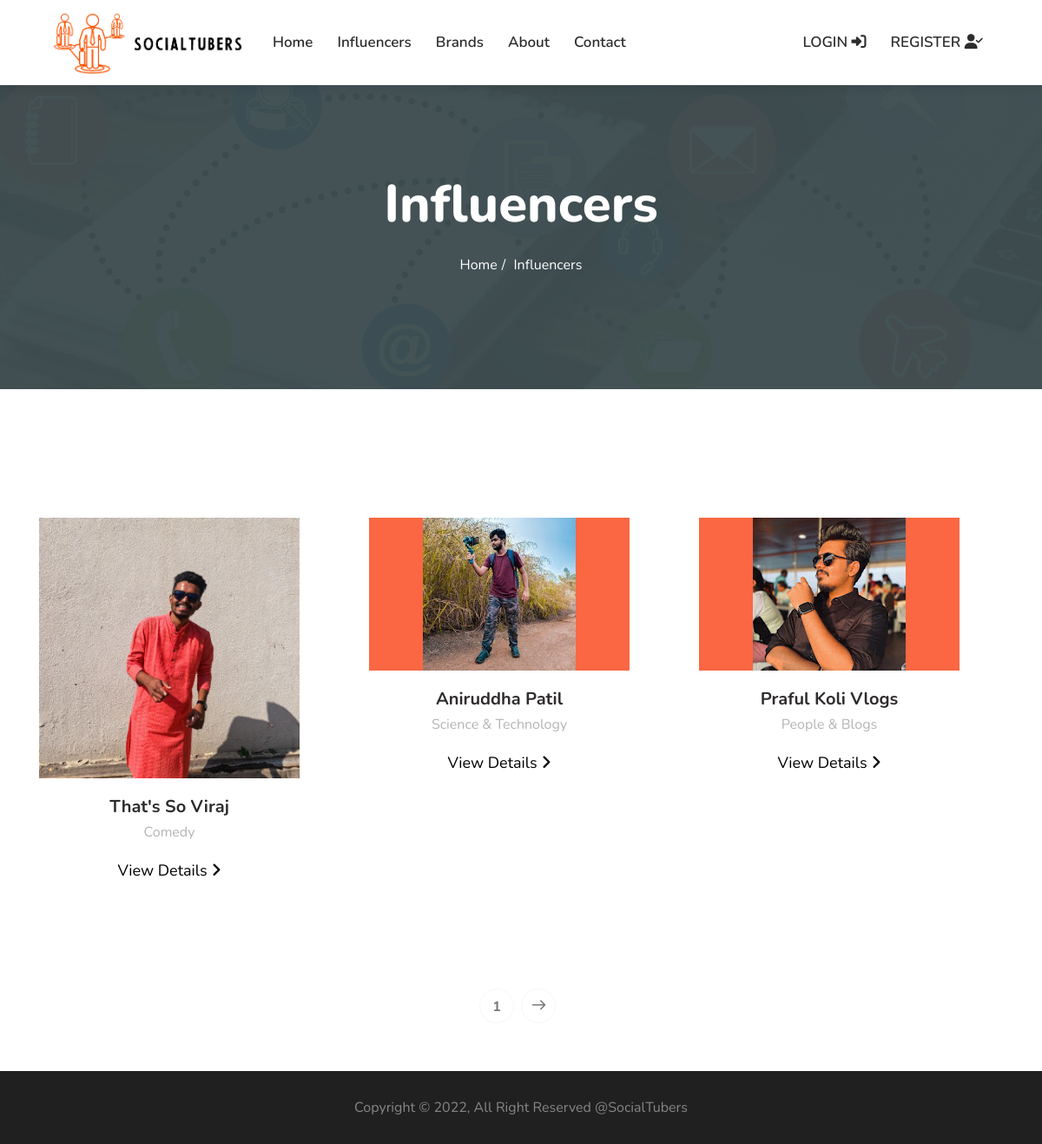
Page /accounts/influencers/ on the committed database.
### accounts/models.py (models this page shows)
class Influencer(models.Model):
    CATAGORIES = (
        ("Autos & Vehicles","Autos & Vehicles"),
        ("Comedy","Comedy"),
        ("Education","Education"),
        ("Entertainment","Entertainment"),
        ("Film & Animation","Film & Animation"),
        ("Gaming","Gaming"),
        ("Howto & Style","Howto & Style"),
        ("Music","Music"),
        ("News & Politics","News & Politics"),
        ("Nonprofits & Activisms","Nonprofits & Activisms"),
        ("People & Blogs","People & Blogs"),
        ("Pets & Animals","Pets & Animals"),
        ("Science & Technology","Science & Technology"),
        ("Travel & Events","Travel & Events"),
        ("Sports","Sports"),
    )
    user = models.OneToOneField(User, on_delete=models.CASCADE, primary_key=True)
    channel_name = models.CharField(max_length=100)
    youtube_id = models.CharField(max_length=100)
    instagram_id = models.CharField(max_length=100, null=True, blank=True)
    category_type = models.CharField(max_length=100, choices=CATAGORIES)
    short_description = models.CharField(max_length=255)
    is_featured = models.BooleanField(default=False)
    profile_photo = models.ImageField(upload_to="influencer_images/%Y/%m/", null=True, blank=True)
    created_date = models.DateTimeField(default=datetime.now, blank=True)

### accounts/views.py (the view)
# urls.py: path("influencers/", Influencers, name="influencers"),
def Influencers(request):
    all_tubers = Influencer.objects.order_by("-created_date")
    paginator = Paginator(all_tubers, 3)
    page = request.GET.get("page")
    try:
        tubers = paginator.page(page)
    except PageNotAnInteger:
        tubers = paginator.page(1)
    except EmptyPage:
        tubers = paginator.page(all_tubers.num_pages)
    data = {
        "all_tubers": tubers,
    }
    return render(request, "accounts/influencers/influencers.html", data)

### templates/accounts/influencers/influencers.html (shortened to what this page needs)
{% extends "basefile.html" %}
{% load static %}
{% block content %}
<div id="banner-area" class="banner-area" style="background-image:url({% static 'images/banner/banner5.jpg' %})">
   <div class="container">
      <div class="row">
         <div class="col-sm-12">
            <div class="banner-heading">
               <h1 class="banner-title">Influencers</h1>
               <ol class="breadcrumb">
                  <li>Home</li>
                  <li>Influencers</li>
               </ol>
            </div>
         </div>
      </div>
   </div>
</div>
      <section id="main-container" class="main-container">
         <div class="container">
            <div class="row pt-5">
               {% for tuber in all_tubers %}
               <div class="col-md-4 text-center">
                  <div class="tw-case-study-box" style="width: 300px;height: auto;">
                     <div class="case-img study-bg-1">
                        <img src="{{ tuber.profile_photo.url }}" alt="" class="img-fluid">
                     </div>
                     <div class="casestudy-content">
                        <a href="#">
                           <h4>{{ tuber.channel_name }}</h4>
                        </a>
                        <p>{{ tuber.category_type }}</p>
                        <a href="{% url 'influencer_details' tuber.user_id %}">
                           <p style="font-size:18px;color:black">View Details
                              <i class="fa fa-angle-right"></i>
                           </p>
                        </a>
                     </div>
                  </div>
               </div>
               {% endfor %}
            </div>
         </div>
</section>
<div class="paging text-center">
   <ul class="pagination justify-content-center">
      <li><a href="#">{{all_tubers.number}}</a></li>
      {% if all_tubers.has_next %}
      <li><a href="?page={{all_tubers.next_page_number}}" aria-label="Next"><i class="icon icon-arrow-right"></i></a>
      </li>
      {% endif %}
   </ul>
</div>
{% endblock %}

### rows in the picture
Influencer: profile_photo (picture), channel_name "That's So Viraj", category_type "Comedy"
Influencer: profile_photo (picture), channel_name "Aniruddha Patil", category_type "Science & Technology"
Influencer: profile_photo (picture), channel_name "Praful Koli Vlogs", category_type "People & Blogs"

### other values in the picture
{{ all_tubers.number }} "1"
